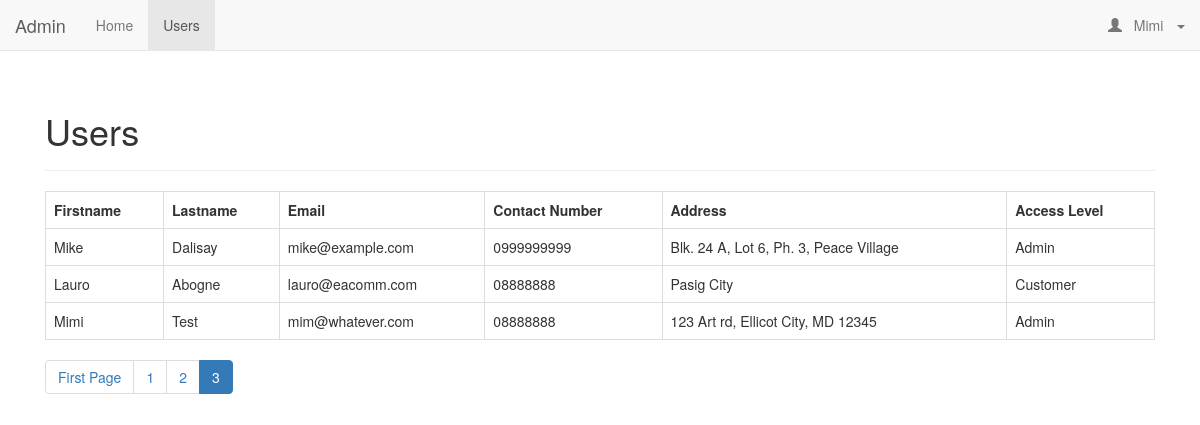
The page /admin/read_users.php?page=3 (signed in) on the database its author committed.
### tables this page shows
CREATE TABLE IF NOT EXISTS `users` (
  `id` int(11) NOT NULL AUTO_INCREMENT,
  `firstname` varchar(32) NOT NULL,
  `lastname` varchar(32) NOT NULL,
  `email` varchar(320) NOT NULL,
  `contact_number` varchar(64) NOT NULL,
  `address` varchar(256) DEFAULT NULL,
  `password` varchar(256) NOT NULL,
  `access_level` varchar(16) NOT NULL,
  `access_code` varchar(256) NOT NULL,
  `status` int(11) NOT NULL COMMENT '0=pending,1=confirmed',
  `created` datetime NOT NULL,
  `modified` timestamp NOT NULL DEFAULT CURRENT_TIMESTAMP,
  PRIMARY KEY (`id`)
);

### config/includes.php (called while the page is built, shortened)
<?php
$page = isset($_GET['page']) ? $_GET['page'] : 1;
$records_per_page = 5;
$from_record_num = ($records_per_page * $page) - $records_per_page;
?>

### classes/user.php (called while the page is built, shortened)
<?php
class User{
    private $conn;
    private $table_name = "users";
    public function __construct($conn){
        $this->conn = $conn;
    }
    function readAll($from_record_num, $records_per_page){
        $query = "SELECT
                    id,
                    firstname,
                    lastname,
                    email,
                    contact_number,
                    address,
                    access_level,
                    created
                FROM " . $this->table_name . "
                ORDER BY id DESC
                LIMIT ?, ?";
        $stmt = $this->conn->prepare( $query );
        $stmt->bindParam(1, $from_record_num, PDO::PARAM_INT);
        $stmt->bindParam(2, $records_per_page, PDO::PARAM_INT);
        $stmt->execute();
        return $stmt;
    }
}

### admin/templates/read_users_template.php (the view, shortened to what this page needs)
<?php
if($num>0){
    echo "<table class='table table-hover table-responsive table-bordered'>";
    echo "<tr>";
        echo "<th>Firstname</th>";
        echo "<th>Lastname</th>";
        echo "<th>Email</th>";
        echo "<th>Contact Number</th>";
        echo "<th>Address</th>";
        echo "<th>Access Level</th>";
    echo "</tr>";
        while ($row = $stmt->fetch(PDO::FETCH_ASSOC)){
        extract($row);
        echo "<tr>";
            echo "<td>{$firstname}</td>";
            echo "<td>{$lastname}</td>";
            echo "<td>{$email}</td>";
            echo "<td>{$contact_number}</td>";
            echo "<td>" . htmlspecialchars_decode($address) . "</td>";
            echo "<td>{$access_level}</td>";
        echo "</tr>";
        }
    echo "</table>";
    include_once 'templates/paging.php';
}
else{
    echo "<div class='alert alert-danger'>
        <strong>No users found.</strong>
    </div>";
}
?>

### rows shown on the page
users: firstname "Mike", lastname "Dalisay", email "mike@example.com", contact_number "0999999999", address "Blk. 24 A, Lot 6, Ph. 3, Peace Village", access_level "Admin"
users: firstname "Lauro", lastname "Abogne", email "lauro@eacomm.com", contact_number "08888888", address "Pasig City", access_level "Customer"
users: firstname "Mimi", lastname "Test", email "mim@whatever.com", contact_number "08888888", address "123 Art rd, Ellicot City, MD 12345", access_level "Admin"

### other values the page prints
$_SESSION['firstname'] "Mimi"
$page_title "Users"
